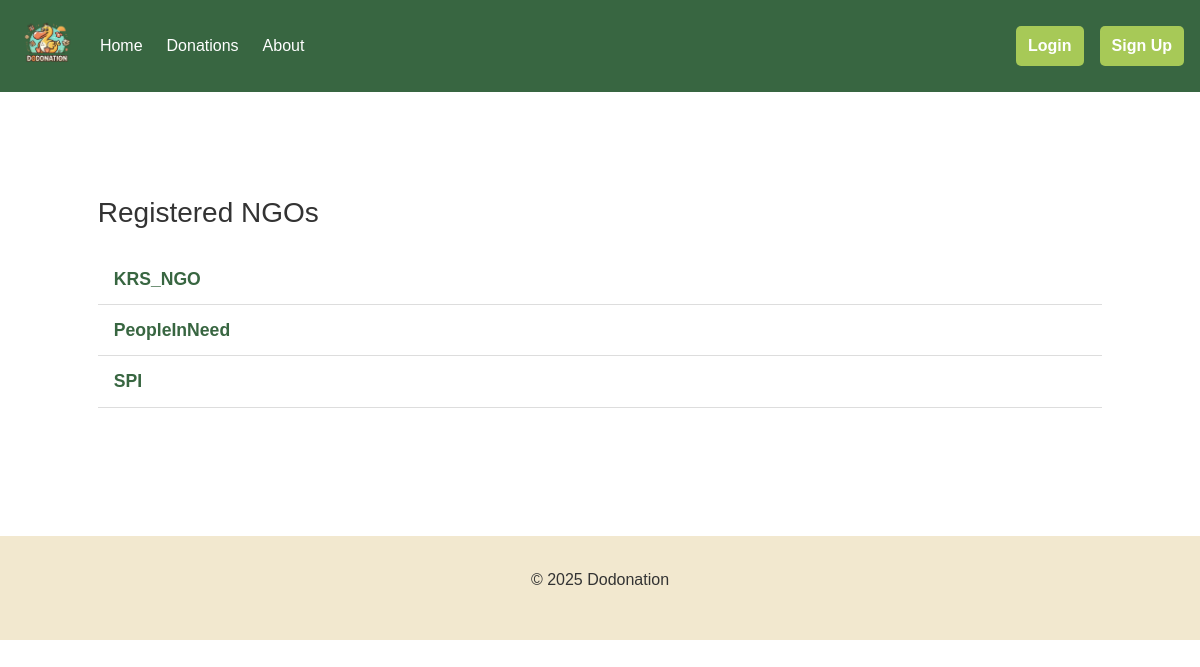
Page /donations/ngo_list/ on the earlier database version.
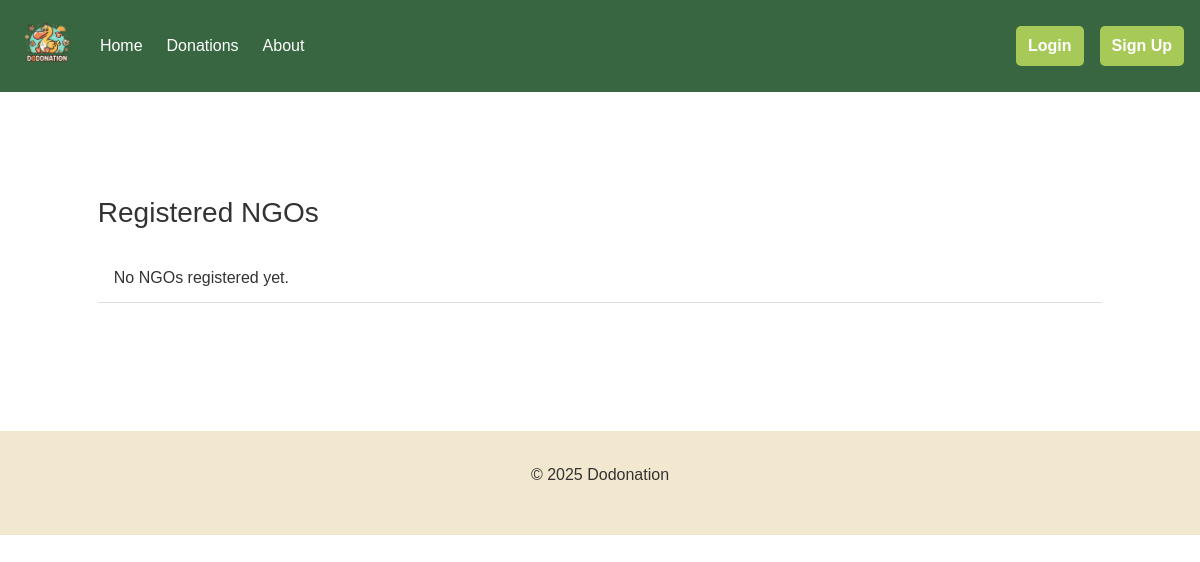
Same page on the later database version.
### ngo/models.py (models this page shows, shortened)
class NGOProfile(models.Model):
    user = models.OneToOneField(User, on_delete=models.CASCADE, related_name="ngo_profile")
    receiverID = models.AutoField(primary_key=True)
    name = models.CharField(max_length=100, unique=True)
    reg_number = models.CharField(max_length=50, unique=True)

### core/views.py (the view)
# urls.py: path('ngo_list/', views.ngo_list, name='ngo_list'),
def ngo_list(request):
    ngos = NGOProfile.objects.order_by('name')
    return render(request, 'core/ngo_list.html', {'ngos': ngos})

### core/templates/core/ngo_list.html (shortened to what this page needs)
{% extends 'base.html' %}
{% block content %}
<div class="ngo-list-section">
    <h3>Registered NGOs</h3>
    <ul class="ngo-list">
        {% for ngo in ngos %}
            <li>
                <a href="{% url 'ngo_public_profile' ngo.pk %}">{{ ngo.name }}</a>
            </li>
        {% empty %}
            <li>No NGOs registered yet.</li>
        {% endfor %}
    </ul>
</div>
{% endblock %}

Differences in the rows shown:
removed NGOProfile: name "KRS_NGO"
removed NGOProfile: name "PeopleInNeed"
removed NGOProfile: name "SPI"
Other differences:
text now shown: "No NGOs registered yet."
